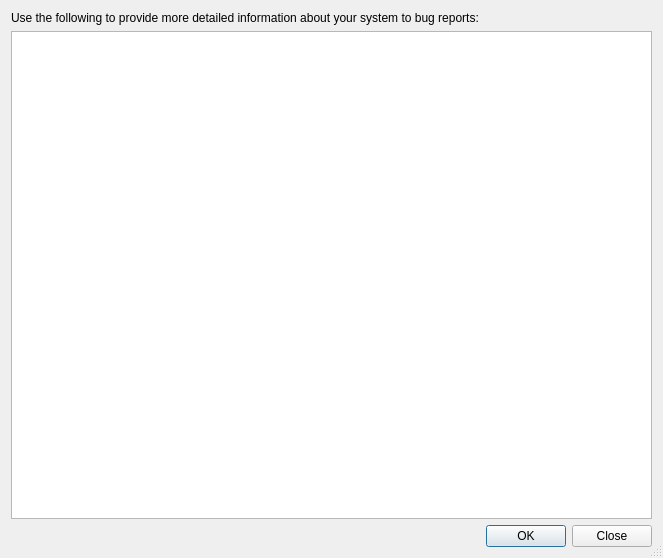
<?xml version="1.0" encoding="UTF-8"?>
<ui version="4.0">
 <class>SystemInfoDialog</class>
 <widget class="QDialog" name="SystemInfoDialog">
  <property name="geometry">
   <rect>
    <x>0</x>
    <y>0</y>
    <width>663</width>
    <height>558</height>
   </rect>
  </property>
  <property name="windowTitle">
   <string>System Infomation</string>
  </property>
  <property name="sizeGripEnabled">
   <bool>true</bool>
  </property>
  <layout class="QVBoxLayout" name="verticalLayout">
   <item>
    <widget class="QLabel" name="label">
     <property name="text">
      <string>Use the following to provide more detailed information about your system to bug reports:</string>
     </property>
    </widget>
   </item>
   <item>
    <widget class="QTextEdit" name="text">
     <property name="undoRedoEnabled">
      <bool>false</bool>
     </property>
     <property name="readOnly">
      <bool>true</bool>
     </property>
     <property name="textInteractionFlags">
      <set>Qt::TextSelectableByMouse</set>
     </property>
    </widget>
   </item>
   <item>
    <widget class="QDialogButtonBox" name="buttons">
     <property name="orientation">
      <enum>Qt::Horizontal</enum>
     </property>
     <property name="standardButtons">
      <set>QDialogButtonBox::Close|QDialogButtonBox::Ok</set>
     </property>
    </widget>
   </item>
  </layout>
 </widget>
 <resources/>
 <connections>
  <connection>
   <sender>buttons</sender>
   <signal>accepted()</signal>
   <receiver>SystemInfoDialog</receiver>
   <slot>accept()</slot>
   <hints>
    <hint type="sourcelabel">
     <x>248</x>
     <y>254</y>
    </hint>
    <hint type="destinationlabel">
     <x>157</x>
     <y>274</y>
    </hint>
   </hints>
  </connection>
  <connection>
   <sender>buttons</sender>
   <signal>rejected()</signal>
   <receiver>SystemInfoDialog</receiver>
   <slot>reject()</slot>
   <hints>
    <hint type="sourcelabel">
     <x>316</x>
     <y>260</y>
    </hint>
    <hint type="destinationlabel">
     <x>286</x>
     <y>274</y>
    </hint>
   </hints>
  </connection>
 </connections>
</ui>
